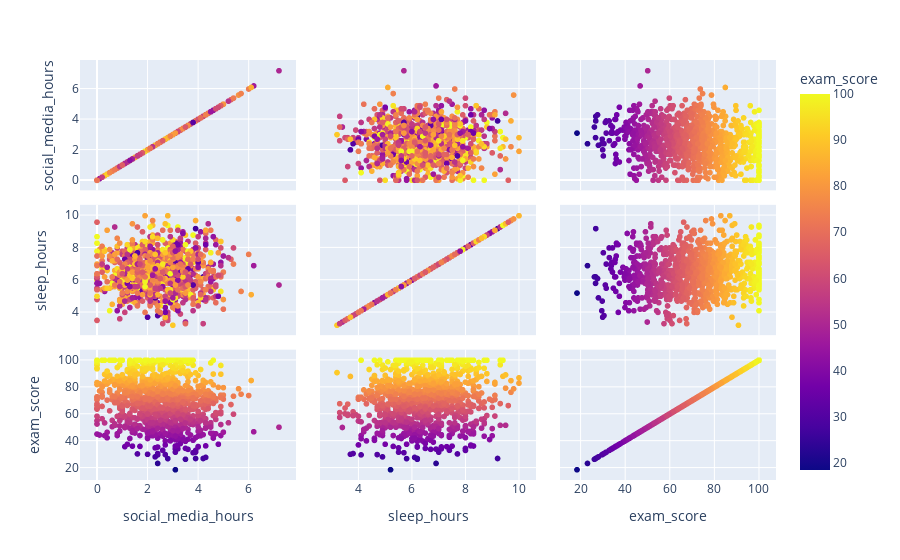

This figure's notebook cell:
### Code cell
grafico = px.scatter_matrix(df, dimensions = ['social_media_hours', 'sleep_hours', 'exam_score'], color = 'exam_score')
grafico.show()

### Figure 1 — Plotly figure (JSON) as saved in the notebook; plotly's stock layout.template omitted (floating-point values rounded to 4 significant figures; data arrays with more than 128 entries replaced by an {"elided": "..."} marker saying what was removed)
{"data": [{"dimensions": [{"axis": {"matches": true}, "label": "social_media_hours", "values": {"elided": "1000 float values"}}, {"axis": {"matches": true}, "label": "sleep_hours", "values": {"elided": "1000 float values"}}, {"axis": {"matches": true}, "label": "exam_score", "values": {"elided": "1000 float values"}}], "hovertemplate": "%{xaxis.title.text}=%{x}<br>%{yaxis.title.text}=%{y}<br>exam_score=%{marker.color}<extra></extra>", "legendgroup": "", "marker": {"color": {"elided": "1000 float values"}, "coloraxis": "coloraxis", "symbol": "circle"}, "name": "", "showlegend": false, "type": "splom"}], "layout": {"coloraxis": {"colorbar": {"title": {"text": "exam_score"}}, "colorscale": [[0, "#0d0887"], [0.1111, "#46039f"], [0.2222, "#7201a8"], [0.3333, "#9c179e"], [0.4444, "#bd3786"], [0.5556, "#d8576b"], [0.6667, "#ed7953"], [0.7778, "#fb9f3a"], [0.8889, "#fdca26"], [1, "#f0f921"]]}, "dragmode": "select", "legend": {"tracegroupgap": 0}, "margin": {"t": 60}}}
